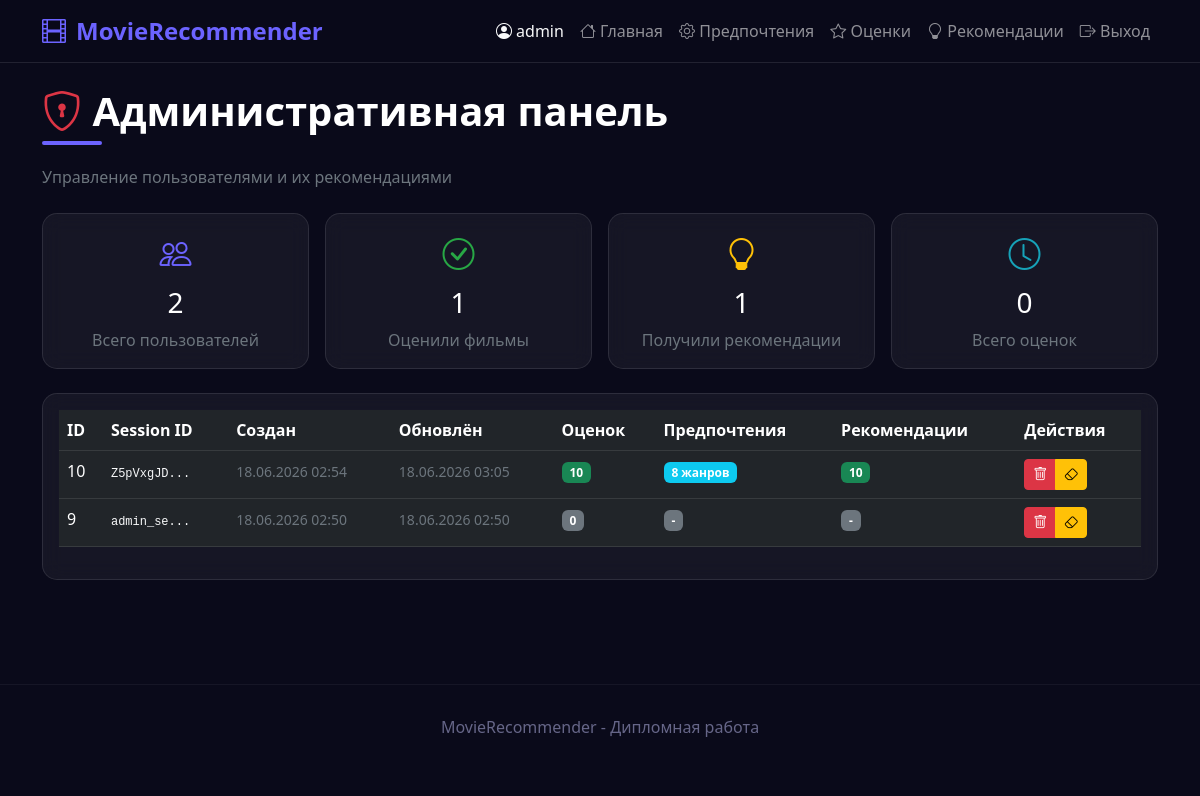
The page /admin (signed in) on the database as committed earlier.
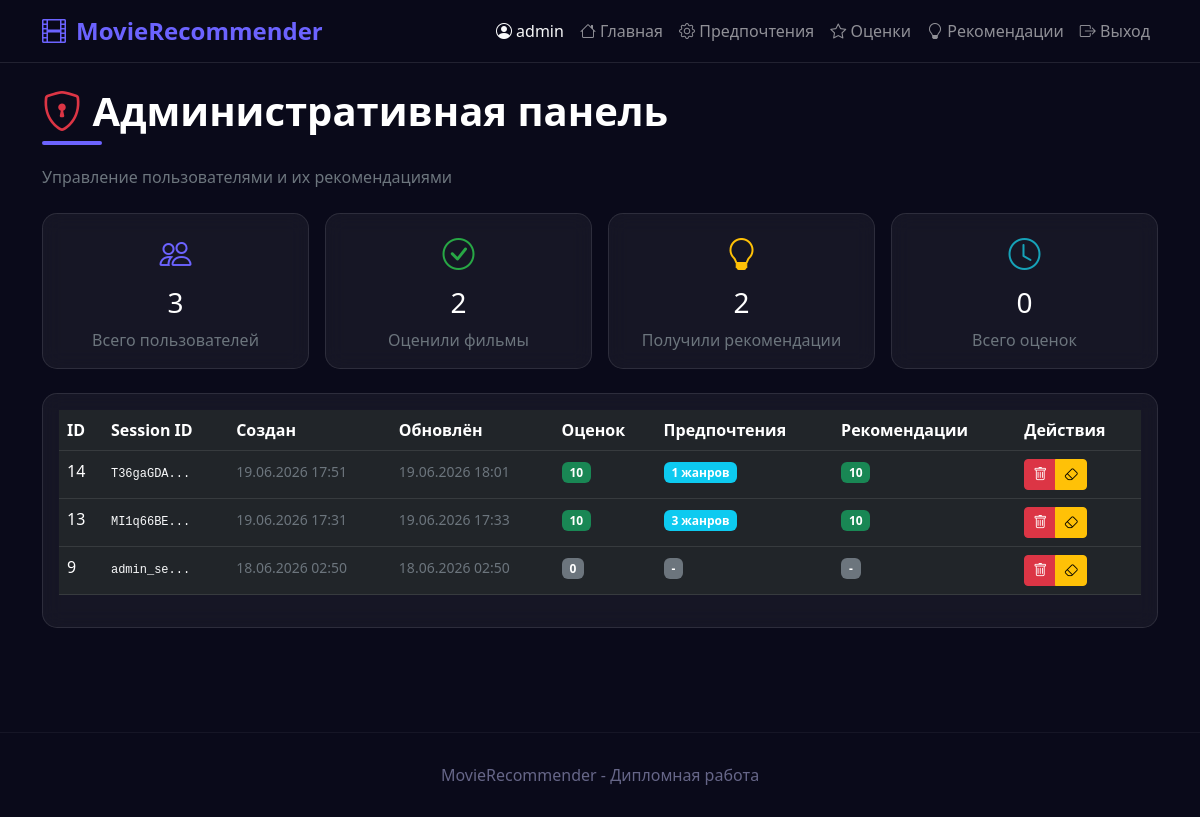
The same page on the database as committed later.
### tables this page shows
CREATE TABLE users (
                    user_id INTEGER PRIMARY KEY AUTOINCREMENT,
                    session_id TEXT UNIQUE NOT NULL,
                    created_at TEXT NOT NULL,
                    updated_at TEXT NOT NULL,
                    preferences TEXT DEFAULT '{}',
                    ratings TEXT DEFAULT '{}',
                    recommendations TEXT DEFAULT '{}',
                    last_recommended_at TEXT
                , username TEXT, password_hash TEXT, email TEXT, skipped TEXT DEFAULT "{}", is_admin INTEGER DEFAULT 0);

### app.py (the view)
@app.route('/admin')
def admin():
    if 'user_id' not in session:
        return redirect(url_for('login'))
    user = db.get_user_by_id(session['user_id'])
    if not user:
        session.clear()
        return redirect(url_for('login'))
    if not user.is_admin:
        flash('Доступ запрещён. Требуются права администратора.', 'danger')
        return redirect(url_for('index'))
    all_users = db.get_all_users()
    return render_template('admin.html', users=all_users)

### database.py (called while the page is built)
    @contextmanager
    def get_connection(self):
        conn = sqlite3.connect(self.db_path)
        conn.row_factory = sqlite3.Row
        try:
            yield conn
            conn.commit()
        except Exception as e:
            conn.rollback()
            raise e
        finally:
            conn.close()

    def get_user_by_id(self, user_id: int) -> Optional[User]:
        with self.get_connection() as conn:
            cursor = conn.cursor()
            cursor.execute('SELECT * FROM users WHERE user_id = ?', (user_id,))
            row = cursor.fetchone()
        if row:
            return User.from_dict(dict(row))
        return None

    def get_all_users(self) -> List[User]:
        with self.get_connection() as conn:
            cursor = conn.cursor()
            cursor.execute('SELECT * FROM users ORDER BY created_at DESC')
            rows = cursor.fetchall()
        return [User.from_dict(dict(row)) for row in rows]

### models.py (called while the page is built)
    def get_rating_count(self) -> int:
        return len(self.ratings)

### templates/admin.html (shortened to what this page needs)
{% extends "base.html" %}
{% block content %}
<div class="row">
    <div class="col-12">
        <h1 class="section-title">
            <i class="bi bi-shield-lock" style="color: #dc3545;"></i>
            Административная панель
        </h1>
        <p class="text-secondary mb-4">Управление пользователями и их рекомендациями</p>
    </div>
    <div class="col-12 mb-4">
        <div class="row g-3">
            <div class="col-md-3 col-6">
                <div class="card p-3 text-center">
                    <i class="bi bi-people" style="font-size: 2rem; color: #6c63ff;"></i>
                    <h3 class="text-white mt-2">{{ users|length }}</h3>
                    <span class="text-secondary">Всего пользователей</span>
                </div>
            </div>
            <div class="col-md-3 col-6">
                <div class="card p-3 text-center">
                    <i class="bi bi-check-circle" style="font-size: 2rem; color: #28a745;"></i>
                    <h3 class="text-white mt-2">
                        {% set rated_users = users|selectattr('ratings', 'defined')|list|selectattr('ratings', 'ne', {})|list %}
                        {{ rated_users|length }}
                    </h3>
                    <span class="text-secondary">Оценили фильмы</span>
                </div>
            </div>
            <div class="col-md-3 col-6">
                <div class="card p-3 text-center">
                    <i class="bi bi-lightbulb" style="font-size: 2rem; color: #ffc107;"></i>
                    <h3 class="text-white mt-2">
                        {% set rec_users = users|selectattr('recommendations', 'defined')|list|selectattr('recommendations', 'ne', {})|list %}
                        {{ rec_users|length }}
                    </h3>
                    <span class="text-secondary">Получили рекомендации</span>
                </div>
            </div>
            <div class="col-md-3 col-6">
                <div class="card p-3 text-center">
                    <i class="bi bi-clock" style="font-size: 2rem; color: #17a2b8;"></i>
                    <h3 class="text-white mt-2">
                        {% set total_ratings = 0 %}
                        {% for user in users %}
                            {% set total_ratings = total_ratings + user.get_rating_count() %}
                        {% endfor %}
                        {{ total_ratings }}
                    </h3>
                    <span class="text-secondary">Всего оценок</span>
                </div>
            </div>
        </div>
    </div>
    <div class="col-12">
        <div class="card p-3">
            <div class="table-responsive">
                <table class="table table-dark table-hover">
                    <thead>
                        <tr>
                            <th>ID</th>
                            <th>Session ID</th>
                            <th>Создан</th>
                            <th>Обновлён</th>
                            <th>Оценок</th>
                            <th>Предпочтения</th>
                            <th>Рекомендации</th>
                            <th>Действия</th>
                        </tr>
                    </thead>
                    <tbody>
                        {% for user in users %}
                        <tr>
                            <td>{{ user.user_id }}</td>
                            <td>
                                <code class="text-light" style="font-size: 0.75rem;">
                                    {{ user.session_id[:8] if user.session_id else '-' }}...
                                </code>
                            </td>
                            <td>
                                <small class="text-secondary">
                                    {{ user.created_at.strftime('%d.%m.%Y %H:%M') if user.created_at else '-' }}
                                </small>
                            </td>
                            <td>
                                <small class="text-secondary">
                                    {{ user.updated_at.strftime('%d.%m.%Y %H:%M') if user.updated_at else '-' }}
                                </small>
                            </td>
                            <td>
                                <span class="badge {% if user.get_rating_count() >= 10 %}bg-success{% else %}bg-secondary{% endif %}">
                                    {{ user.get_rating_count() }}
                                </span>
                            </td>
                            <td>
                                {% if user.preferences and user.preferences.get('genres') %}
                                    <span class="badge bg-info">
                                        {{ user.preferences.get('genres', [])|length }} жанров
                                    </span>
                                {% else %}
                                    <span class="badge bg-secondary">-</span>
                                {% endif %}
                            </td>
                            <td>
                                {% if user.recommendations and user.recommendations.get('items') %}
                                    <span class="badge bg-success">
                                        {{ user.recommendations.get('total_count', 0) }}
                                    </span>
                                {% else %}
                                    <span class="badge bg-secondary">-</span>
                                {% endif %}
                            </td>
                            <td>
                                <div class="btn-group btn-group-sm">
                                    <button class="btn btn-danger" onclick="deleteUser({{ user.user_id }})" title="Удалить пользователя">
                                        <i class="bi bi-trash"></i>
                                    </button>
                                    <button class="btn btn-warning" onclick="deleteRecommendations({{ user.user_id }})" title="Очистить рекомендации">
                                        <i class="bi bi-eraser"></i>
                                    </button>
                                </div>
                            </td>
                        </tr>
                        {% endfor %}
                    </tbody>
                </table>
            </div>
        </div>
    </div>
</div>
{% endblock %}

### templates/base.html (shortened to what this page needs)
<!DOCTYPE html>
<html lang="ru">
<head>
    <link href="https://cdn.jsdelivr.net/npm/bootstrap@5.3.0/dist/css/bootstrap.min.css" rel="stylesheet">
    <link rel="stylesheet" href="https://cdn.jsdelivr.net/npm/bootstrap-icons@1.11.0/font/bootstrap-icons.css">
</head>
<body>
    <nav class="navbar navbar-expand-lg navbar-dark">
        <div class="container">
            <a class="navbar-brand" href="{{ url_for('index') }}">
                <i class="bi bi-film"></i>MovieRecommender
            </a>
            <div class="collapse navbar-collapse" id="navbarNav">
                <ul class="navbar-nav ms-auto">
                    {% if session.user_id %}
                        <li class="nav-item">
                            <span class="nav-link text-light">
                                <i class="bi bi-person-circle"></i> {{ session.username }}
                            </span>
                        </li>
                        <li class="nav-item">
                            <a class="nav-link" href="{{ url_for('index') }}">
                                <i class="bi bi-house"></i> Главная
                            </a>
                        </li>
                        <li class="nav-item">
                            <a class="nav-link" href="{{ url_for('preferences') }}">
                                <i class="bi bi-gear"></i> Предпочтения
                            </a>
                        </li>
                        <li class="nav-item">
                            <a class="nav-link" href="{{ url_for('rating') }}">
                                <i class="bi bi-star"></i> Оценки
                            </a>
                        </li>
                        <li class="nav-item">
                            <a class="nav-link" href="{{ url_for('recommendations') }}">
                                <i class="bi bi-lightbulb"></i> Рекомендации
                            </a>
                        </li>
                        <li class="nav-item">
                            <a class="nav-link" href="{{ url_for('logout') }}">
                                <i class="bi bi-box-arrow-right"></i> Выход
                            </a>
                        </li>
                    {% endif %}
                </ul>
            </div>
        </div>
    </nav>
    <main class="py-4">
        <div class="container">
            {% block content %}{% endblock %}
        </div>
    </main>
    <footer class="footer">
        <div class="container text-center">
            <p class="mb-0">MovieRecommender - Дипломная работа</p>
        </div>
    </footer>
</body>
</html>

### templates/base.html (style rules this page uses)
:root { --primary-color: #6c63ff; --secondary-color: #4a47a3; --bg-dark: #0a0a1a; --bg-card: rgba(255, 255, 255, 0.05); --text-light: #e0e0e0; }
body { background: var(--bg-dark); color: var(--text-light); font-family: 'Segoe UI', Tahoma, Geneva, Verdana, sans-serif; min-height: 100vh; }
.navbar { background: rgba(10, 10, 26, 0.95) !important; backdrop-filter: blur(10px); border-bottom: 1px solid rgba(255, 255, 255, 0.1); }
.navbar-brand { color: var(--primary-color) !important; font-weight: 700; font-size: 1.5rem; }
.navbar-brand i { margin-right: 10px; }
.card { background: var(--bg-card); border: 1px solid rgba(255, 255, 255, 0.1); border-radius: 15px; backdrop-filter: blur(10px); transition: all 0.3s; }
.section-title { color: white; font-weight: 700; margin-bottom: 30px; position: relative; }
.section-title::after { content: ''; position: absolute; bottom: -10px; left: 0; width: 60px; height: 4px; background: var(--primary-color); border-radius: 2px; }
.footer { margin-top: 80px; padding: 30px 0; border-top: 1px solid rgba(255, 255, 255, 0.05); color: #666688; }

Rows that differ between the two databases and show on the page:
removed users: user_id "10", session_id "Z5pVxgJD", created_at "18.06.2026 02:54", updated_at "18.06.2026 03:05", get_rating_count "10", preferences.get|length "8", recommendations.get "10"
added users: user_id "14", session_id "T36gaGDA", created_at "19.06.2026 17:51", updated_at "19.06.2026 18:01", get_rating_count "10", preferences.get|length "1", recommendations.get "10"
added users: user_id "13", session_id "MI1q66BE", created_at "19.06.2026 17:31", updated_at "19.06.2026 17:33", get_rating_count "10", preferences.get|length "3", recommendations.get "10"
Other text that changed with them:
{{ users|length }}: "2" → "3"
{{ rated_users|length }}: "1" → "2"
{{ rec_users|length }}: "1" → "2"
